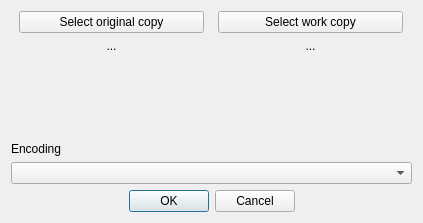
<?xml version="1.0" encoding="UTF-8"?>
<ui version="4.0">
 <class>DirectoryDialog</class>
 <widget class="QDialog" name="DirectoryDialog">
  <property name="geometry">
   <rect>
    <x>0</x>
    <y>0</y>
    <width>423</width>
    <height>223</height>
   </rect>
  </property>
  <property name="sizePolicy">
   <sizepolicy hsizetype="Fixed" vsizetype="Fixed">
    <horstretch>0</horstretch>
    <verstretch>0</verstretch>
   </sizepolicy>
  </property>
  <property name="windowTitle">
   <string>Mossball</string>
  </property>
  <property name="windowIcon">
   <iconset resource="../mossball.qrc">
    <normaloff>:/res/icon.ico</normaloff>:/res/icon.ico</iconset>
  </property>
  <layout class="QVBoxLayout" name="verticalLayout_3">
   <item>
    <layout class="QHBoxLayout" name="horizontalLayout">
     <item>
      <layout class="QVBoxLayout" name="verticalLayout_4">
       <item>
        <widget class="QPushButton" name="origPushButton">
         <property name="text">
          <string>Select original copy</string>
         </property>
        </widget>
       </item>
       <item>
        <widget class="QLabel" name="origLabel">
         <property name="sizePolicy">
          <sizepolicy hsizetype="Preferred" vsizetype="Preferred">
           <horstretch>0</horstretch>
           <verstretch>0</verstretch>
          </sizepolicy>
         </property>
         <property name="maximumSize">
          <size>
           <width>185</width>
           <height>16777215</height>
          </size>
         </property>
         <property name="text">
          <string>...</string>
         </property>
         <property name="textFormat">
          <enum>Qt::TextFormat::PlainText</enum>
         </property>
         <property name="alignment">
          <set>Qt::AlignmentFlag::AlignCenter</set>
         </property>
         <property name="wordWrap">
          <bool>true</bool>
         </property>
        </widget>
       </item>
       <item>
        <spacer name="verticalSpacer_3">
         <property name="orientation">
          <enum>Qt::Orientation::Vertical</enum>
         </property>
         <property name="sizeHint" stdset="0">
          <size>
           <width>20</width>
           <height>40</height>
          </size>
         </property>
        </spacer>
       </item>
      </layout>
     </item>
     <item>
      <layout class="QVBoxLayout" name="verticalLayout_5">
       <item>
        <widget class="QPushButton" name="workPushButton">
         <property name="text">
          <string>Select work copy</string>
         </property>
        </widget>
       </item>
       <item>
        <widget class="QLabel" name="workLabel">
         <property name="maximumSize">
          <size>
           <width>185</width>
           <height>16777215</height>
          </size>
         </property>
         <property name="text">
          <string>...</string>
         </property>
         <property name="textFormat">
          <enum>Qt::TextFormat::PlainText</enum>
         </property>
         <property name="alignment">
          <set>Qt::AlignmentFlag::AlignCenter</set>
         </property>
         <property name="wordWrap">
          <bool>true</bool>
         </property>
        </widget>
       </item>
       <item>
        <spacer name="verticalSpacer_4">
         <property name="orientation">
          <enum>Qt::Orientation::Vertical</enum>
         </property>
         <property name="sizeHint" stdset="0">
          <size>
           <width>20</width>
           <height>40</height>
          </size>
         </property>
        </spacer>
       </item>
      </layout>
     </item>
    </layout>
   </item>
   <item>
    <layout class="QVBoxLayout" name="verticalLayout">
     <item>
      <widget class="QLabel" name="encodingLabel">
       <property name="text">
        <string>Encoding</string>
       </property>
      </widget>
     </item>
     <item>
      <widget class="QComboBox" name="encodingComboBox"/>
     </item>
    </layout>
   </item>
   <item>
    <widget class="QDialogButtonBox" name="buttonBox">
     <property name="orientation">
      <enum>Qt::Orientation::Horizontal</enum>
     </property>
     <property name="standardButtons">
      <set>QDialogButtonBox::StandardButton::Cancel|QDialogButtonBox::StandardButton::Ok</set>
     </property>
     <property name="centerButtons">
      <bool>true</bool>
     </property>
    </widget>
   </item>
  </layout>
 </widget>
 <resources>
  <include location="../mossball.qrc"/>
 </resources>
 <connections>
  <connection>
   <sender>buttonBox</sender>
   <signal>accepted()</signal>
   <receiver>DirectoryDialog</receiver>
   <slot>accept()</slot>
   <hints>
    <hint type="sourcelabel">
     <x>248</x>
     <y>254</y>
    </hint>
    <hint type="destinationlabel">
     <x>157</x>
     <y>274</y>
    </hint>
   </hints>
  </connection>
  <connection>
   <sender>buttonBox</sender>
   <signal>rejected()</signal>
   <receiver>DirectoryDialog</receiver>
   <slot>reject()</slot>
   <hints>
    <hint type="sourcelabel">
     <x>316</x>
     <y>260</y>
    </hint>
    <hint type="destinationlabel">
     <x>286</x>
     <y>274</y>
    </hint>
   </hints>
  </connection>
 </connections>
</ui>
